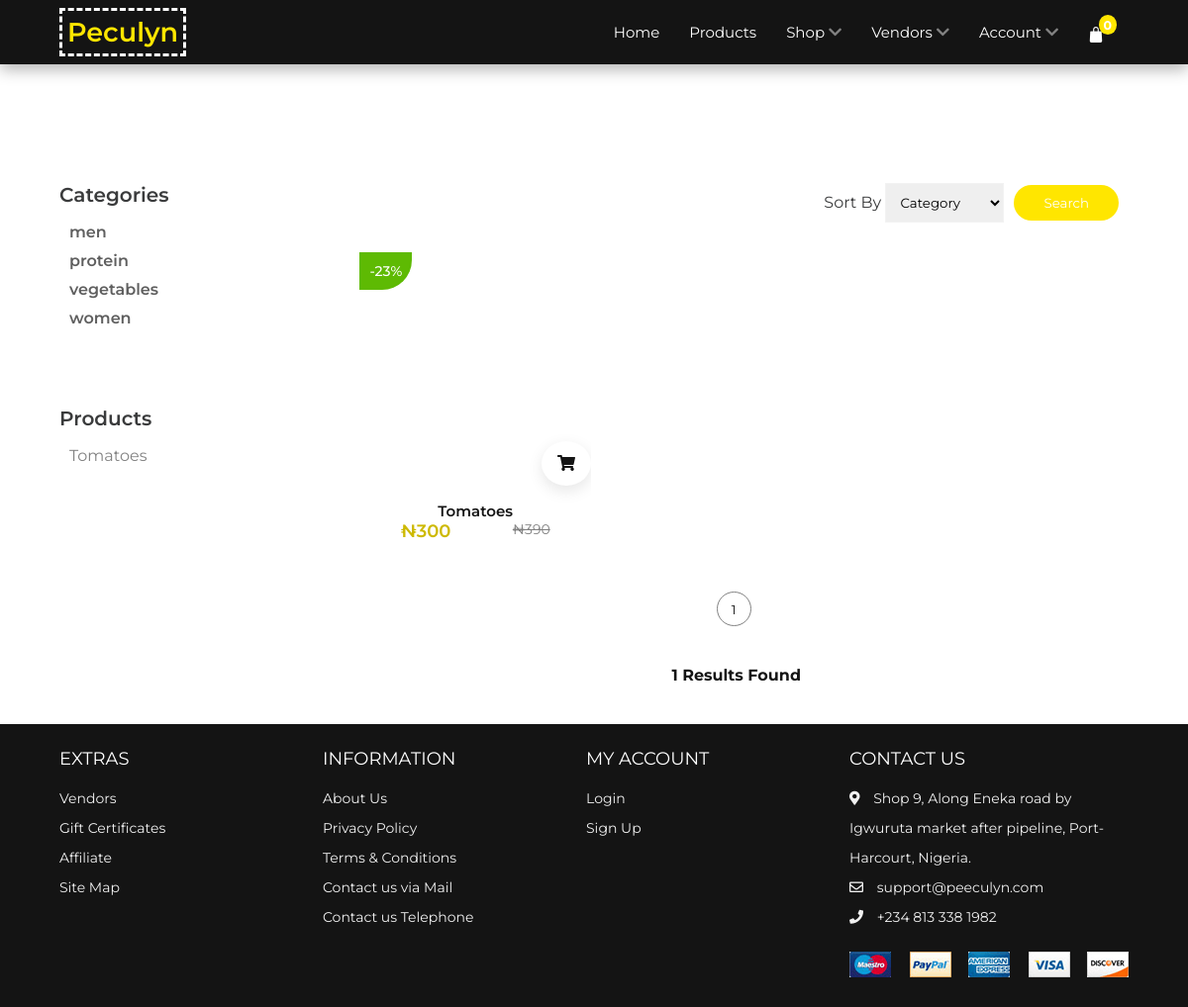
The app's page /store/products.php?search=Tomatoes&cat=vegetables with its own data.
### tables this page shows
CREATE TABLE `site_settings` (
  `site_name` varchar(25) NOT NULL,
  `sn` int(11) NOT NULL,
  `site_title` text NOT NULL,
  `paystack_s_key` varchar(400) NOT NULL,
  `site_logo` varchar(50) NOT NULL,
  `site_address` text NOT NULL,
  `site_number` varchar(25) NOT NULL,
  `site_email` varchar(255) NOT NULL
);

### config/sessions.php (called while the page is built, shortened)
<?php
$session_email = 'Account';
$newUrl = "/peculyn/";
?>

### config/.config.php (called while the page is built, shortened)
<?php
$con = new mysqli(HOST, USER, PASSWORD, DATABASE);
$sql_site_settings = "SELECT * FROM site_settings ";
$query_site_settings = $con->query($sql_site_settings);
$site_info = $query_site_settings->fetch_assoc();
?>

### libs/search-products.php (the view, shortened to what this page needs)
<section class="section products products-margin">
    <div class="products-layout container">
            <?php require_once('form-search-for-all-prod.php'); ?>
            <div class="product-layout">
            </div>
            <div class="bott" style="display: flex; align-items: center; justify-content: center; flex-direction: column; margin-bottom: 20px;">
                <ul class="pagination">
                    <span>1</span>
                </ul>
                <span style="justify-self: flex-end"> <b><?php echo count($searchProducts) ?> Results Found</b> </span>
            </div>
        </div>
    </div>
</section>

### libs/nav.php (shortened to what this page needs)
<nav class="nav addShadow">
    <div class="wrapper container">
        <div class="logo" style="align-self: flex-start;"><a href="<?php echo $newUrl ?>"><?php echo $site_info['site_name']; ?></a></div>
        <ul class="nav-list">
            <li><a href="<?php echo $newUrl ?>index.php">Home</a></li>
            <li><a href="<?php echo $newUrl ?>store/products.php">Products</a></li>
            <li>
                <a href="#" class="desktop-item">Shop <span><i class="fas fa-chevron-down"></i></span></a>
            </li>
            <li>
                <a href="#" class="desktop-item">Vendors <span><i class="fas fa-chevron-down"></i></span></a>
            </li>
            <li>
                <a href="#" class="desktop-item"> <?php echo $session_email ?> <span><i class="fas fa-chevron-down"></i></span></a>
            </li>
            <li class="icons">
                <a href="<?php echo $newUrl ?>store/cart.php">
                    <span>
                        <img src="<?php echo $newUrl ?>assets/images/bag.png" alt="cart-icon" />
                        <small class="count d-flex cart-items">0</small>
                    </span>
                </a>
            </li>
        </ul>
    </div>
</nav>

### libs/footer.php (shortened to what this page needs)
<footer id="footer" class="section footer">
    <div class="container">
    <div class="footer-container">
        <div class="footer-center">
            <h3>EXTRAS</h3>
            <a href="#">Vendors</a>
            <a href="#">Gift Certificates</a>
            <a href="#">Affiliate</a>
            <a href="<?php echo $newUrl ?>sitemap.xml">Site Map</a>
        </div>
        <div class="footer-center">
            <h3>INFORMATION</h3>
            <a href="#">About Us</a>
            <a href="<?php echo $newUrl ?>privacy.php">Privacy Policy</a>
            <a href="<?php echo $newUrl ?>terms.php">Terms & Conditions</a>
            <a href="mailto: help@zimarex.com">Contact us via Mail</a>
            <a href="tel:+2348133381982">Contact us Telephone</a>
        </div>
        <div class="footer-center">
        <h3>MY ACCOUNT</h3>
        <?php if(!isset($session_id)){  ?>
            <a href="<?php echo $newUrl ?>store/login.php">Login</a>
            <a href="<?php echo $newUrl ?>store/sign-up.php">Sign Up</a>
        <?php }  ?>
        </div>
        <div class="footer-center">
        <h3>CONTACT US</h3>
        <div>
            <span>
                <i class="fas fa-map-marker-alt"></i>
            </span>
            <?php echo $site_info['site_address']; ?>
        </div>
        <div>
            <a href="mailto:<?php echo $site_info['site_email']; ?>">
                <span>
                <i class="far fa-envelope"></i>
                </span>
                <?php echo $site_info['site_email']; ?>
            </a>
        </div>
        <div>
            <a href="tel:<?php echo $site_info['site_number']; ?>">
                <span>
                <i class="fas fa-phone"></i>
                </span>
                <?php echo $site_info['site_number']; ?>
            </a>
        </div>
        <div class="payment-methods">
            <img src="<?php echo $newUrl ?>assets/images/payment.png" alt="">
        </div>
        </div>
    </div>
    </div>
</footer>

### assets/css/styles.css (style rules this page uses)
:root { --primary: #ffe600; --white: #fff; --black: #141414; --grey1: #3a3b3c; --grey2: #828282; --secondary: #cdb900; }
*, *::before, *::after { margin: 0; padding: 0; box-sizing: inherit; }
html { box-sizing: border-box; font-size: 62.5%; }
html { scroll-behavior: smooth; }
body { font-family: "Montserrat", sans-serif; font-size: 1.6rem; background-color: var(--white); color: var(--black); font-weight: 400; }
h1, h2, h3, h4, h5 { font-weight: 600; }
a { text-decoration: none; color: inherit; }
li { list-style: none; }
.container { max-width: 114rem; margin: 0 auto; }
@media only screen and (max-width: 1200px) { .container { padding: 0 3rem; } }
.d-flex { display: flex; align-items: center; }
nav { position: sticky; top: 0; left: 0; width: 100%; z-index: 999; background-color: var(--black); height: 6.5rem; line-height: 6.5rem; margin-bottom: 3px; }
nav .wrapper { display: flex; align-items: center; justify-content: space-between; position: relative; }
.wrapper .logo a { color: var(--primary); font-size: 2.7rem; font-weight: 600; padding: 0.5rem; border: 3px dashed var(--white); }
.wrapper .nav-list { display: inline-flex; }
.nav-list li i { color: var(--grey2); }
.nav-list a { color: var(--white); font-size: 1.5rem; text-decoration: none; padding: 0.9rem 1.5rem; border-radius: 0.5rem; transition: all 300ms ease; }
.nav-list .icons span { display: inline-block; margin: 0.5rem 1rem 0 0; position: relative; }
.nav-list .icons .count { justify-content: center; position: absolute; top: 1rem; right: -1.3rem; background-color: var(--primary); height: 2rem; padding: 0.5rem; color: var(--white); font-weight: 700; border-radius: 50%; }
.section { padding: 10rem 0 5rem 0; }
.products-margin { margin-top: 10rem; }
.section .product-layout { display: grid; grid-template-columns: repeat(auto-fit, minmax(25rem, 1fr)); gap: 3rem; max-width: 130rem; margin: 0 auto; padding: 0 1.6rem; }
.footer { background-color: var(--black); padding: 6rem 1rem; line-height: 3rem; }
.footer-center span { margin-right: 1rem; }
.footer-container { display: grid; grid-template-columns: repeat(4, 1fr); color: var(--white); }
.footer-center a:link, .footer-center a:visited { display: block; color: #f1f1f1; font-size: 1.4rem; transition: 0.6s; }
.footer-center div { color: #f1f1f1; font-size: 1.4rem; }
.footer-center h3 { font-size: 1.8rem; font-weight: 400; margin-bottom: 1rem; }
.footer .payment-methods { margin-top: 2rem; }
.products-layout { display: grid; grid-template-columns: 1.05fr 3fr; gap: 0 1rem; }
.col-3-of-4 .product-layout { grid-template-columns: repeat(3, 1fr); }
.pagination { display: flex; justify-content: center; align-items: center; margin: 4rem 0; }
.pagination span { display: flex; align-items: center; justify-content: center; width: 3.5rem; height: 3.5rem; border-radius: 50%; color: var(--black); font-size: 1.3rem; border: 1px solid var(--grey2); margin-right: 0.5rem; cursor: pointer; }
.section { padding: 2rem 0; }

### store/products.php (style rules this page uses)
.addShadow { box-shadow: 0 5px 15px rgb(0 0 0 / 30%); }

### records on screen
site_settings: site_name "Peculyn", site_address "Shop 9, Along Eneka road by Igwuruta market after pipeline, Port-Harcourt, Nigeria.", site_email "support@peeculyn.com", site_number "+234 813 338 1982"

### other values on screen
$session_email "Account"
$cur_cat "men protein vegetables women"
$cur_item "Tomatoes"
count($searchProducts) "1"
